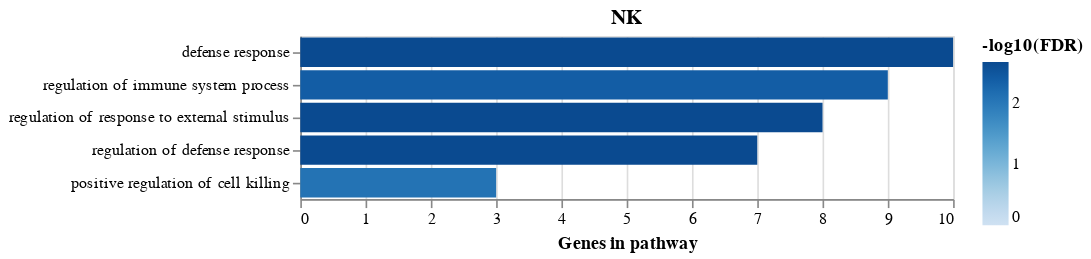

Source (notebook cell):
### Code cell
source = source.iloc[:5]
chart = alt.Chart(source, title='NK')
chart = chart.mark_bar().encode(
    y=alt.Y(f'Name:N', axis=alt.Axis(title=None), sort='-x'),
    x=alt.X(f'Genes in pathway:Q', scale=alt.Scale(zero=False), axis=alt.Axis(grid=True)),
    color=alt.Color(f'-log10(FDR):Q', scale=alt.Scale(zero=True)),
)
chart

### Figure 1 — Vega-Lite specification as saved in the notebook (floating-point values rounded to 4 significant figures)
{"config": {"view": {"continuousWidth": 400, "continuousHeight": 300}}, "data": {"name": "data-1a2f5e511a928074e18498194a4d9ecc"}, "mark": "bar", "encoding": {"color": {"type": "quantitative", "field": "-log10(FDR)", "scale": {"zero": true}}, "x": {"type": "quantitative", "axis": {"grid": true}, "field": "Genes in pathway", "scale": {"zero": false}}, "y": {"type": "nominal", "axis": {"title": null}, "field": "Name", "sort": "-x"}}, "title": "NK", "$schema": "https://vega.github.io/schema/vega-lite/v4.8.1.json", "datasets": {"data-1a2f5e511a928074e18498194a4d9ecc": [{"Category": "GO: Biological Process", "ID": "GO:0006952", "Name": "defense response", "Source": " ", "p-value": 4.741e-06, "q-value Bonferroni": 0.004239, "q-value FDR B&H": 0.002133, "q-value FDR B&Y": 0.01573, "Hit Count in Query List": 10, "Hit Count in Genome": 1935, "Hit in Query List": "AKNA,SUMO1,PRF1,KLRD1,SPON2,GNLY,CST7,ATM,NCR3,TXK", "-log10(FDR)": 2.671, "Genes in pathway": 10}, {"Category": "GO: Biological Process", "ID": "GO:0031347", "Name": "regulation of defense response", "Source": " ", "p-value": 5.639e-06, "q-value Bonferroni": 0.005041, "q-value FDR B&H": 0.002133, "q-value FDR B&Y": 0.01573, "Hit Count in Query List": 7, "Hit Count in Genome": 769, "Hit in Query List": "AKNA,SUMO1,KLRD1,CST7,ATM,NCR3,TXK", "-log10(FDR)": 2.671, "Genes in pathway": 7}, {"Category": "GO: Biological Process", "ID": "GO:0032101", "Name": "regulation of response to external stimulus", "Source": " ", "p-value": 7.157e-06, "q-value Bonferroni": 0.006399, "q-value FDR B&H": 0.002133, "q-value FDR B&Y": 0.01573, "Hit Count in Query List": 8, "Hit Count in Genome": 1147, "Hit in Query List": "AKNA,HOPX,SUMO1,KLRD1,CST7,ATM,NCR3,TXK", "-log10(FDR)": 2.671, "Genes in pathway": 8}, {"Category": "GO: Biological Process", "ID": "GO:0002682", "Name": "regulation of immune system process", "Source": " ", "p-value": 1.835e-05, "q-value Bonferroni": 0.01641, "q-value FDR B&H": 0.004102, "q-value FDR B&Y": 0.03024, "Hit Count in Query List": 9, "Hit Count in Genome": 1747, "Hit in Query List": "SUMO1,KLRD1,SPON2,CST7,KLRF1,CD247,ATM,NCR3,TXK", "-log10(FDR)": 2.387, "Genes in pathway": 9}, {"Category": "GO: Biological Process", "ID": "GO:0031343", "Name": "positive regulation of cell killing", "Source": " ", "p-value": 4.73e-05, "q-value Bonferroni": 0.04229, "q-value FDR B&H": 0.008297, "q-value FDR B&Y": 0.06118, "Hit Count in Query List": 3, "Hit Count in Genome": 72, "Hit in Query List": "PRF1,KLRD1,NCR3", "-log10(FDR)": 2.081, "Genes in pathway": 3}]}}
